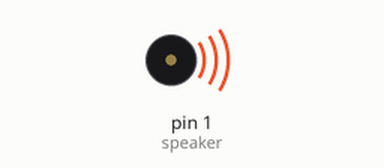
The sketch below on a simulated Arduino Uno, built with avr-gcc and run on an emulated ATmega328P. On the bench: buzzer (waves = sounding).

Above: at 1.1 s.
Timing chart, 0 to 10.4 s (numbered marks = the images above):
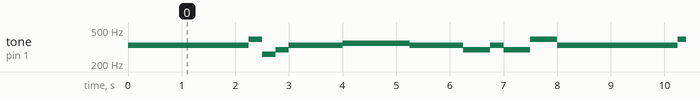

The sketch:

JingleBells.ino
```cpp
//Matt Haidet
//Jingle bells assesment

byte speaker = 1;

//Variables for rythm

int tempo = 1000;
int w = tempo;
int h = w/2;
int q = h/2;
//int e = q/2;
//int s = e/2;

int r = 0;
int c = 261;
int d = 293;
int e = 330;
int f = 350;
int g = 392;
int a = 440;
int b = 494;
int c2 = 523;

void play(int n, int r){
  tone(speaker, n, r);
  delay(r);
}

void setup(){
  pinMode(speaker, OUTPUT);
}

void loop(){
  jingle();
}

void jingle(){
  int notes[] = {
    e,e,e,e,e,e,e,g,c,d,e,f,f,f,f,f,e,e,e,e,d,d,e,d,g,e,e,e,e,e,e,e,g,c,d,e,f,f,f,f,f,e,e,e,g,g,e,d,c  };
  int rythms[] ={
    q,q,h,q,q,h,q,q,q,q,w,q,q,q,q,q,q,q,q,q,q,q,q,h,h,q,q,h,q,q,h,q,q,q,q,w,q,q,q,q,q,q,q,q,q,q,q,q,w  };

  for(byte n = 0; n < 49; n++){
    play(notes[n], rythms[n]);
  }
}
```

Measured:
- by itself, tone on pin 1 (speaker): plays 330 Hz for 2.3 s, 392 Hz for 0.25 s, 261 Hz for 0.25 s, 293 Hz for 0.25 s, 330 Hz for 1.0 s, 350 Hz for 1.3 s … (177 notes in this stretch)
